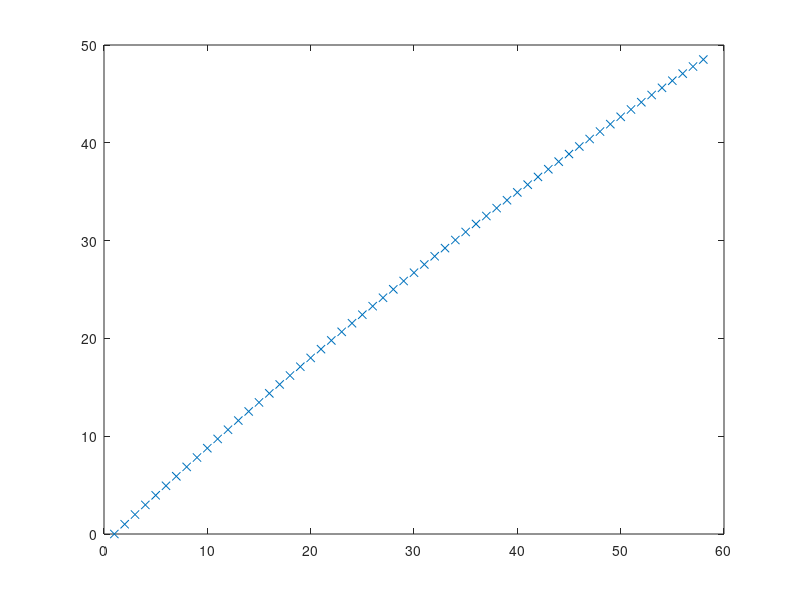

Write the MATLAB code that produced this figure.
% Knizhnerman & Simoncini Extended Krylov bound from "Convergence analysis
% of the extended Krylov method" eq (4.1) & (3.17)

% Set up of Lyapunov equation
n = 1000; 
h = 1/n; eps = 1;
A = eps*(diag(2*ones(n, 1)) + diag (-1*ones(n-1, 1), 1) + diag (-1*ones(n-1, 1), -1))/h^2;

% Need smallest eigenvalue of A (set small)
opts.tol=1e-4;
emin = 1e-6; %eigs(A, 1, 'SA', opts); %1e-6 for problems larger than 800
emax = eigs(A, 1, 'LA', opts);

kappa = emax/emin;
rho = ((kappa^(1/4)-1)/(kappa^(1/4)+1))^2;

% Plot the bound vector (initialized as zeros(iterations, 1)
bound_vec = zeros(58, 1);
for n = 1:57
er = n*rho^n; %conjectured: er = rho^n/sqrt(n)
bound_vec(n+1) = er;
end
plot(bound_vec, 'x');